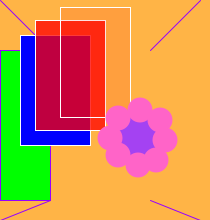
Frame 1 (no input)
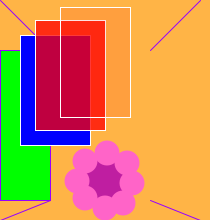
Frame 60 (the mouse pressed at the canvas centre just before this capture)
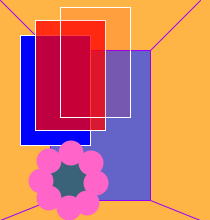
Frame 120 (the mouse held since frame 60 and released just before this capture)

The Processing sketch that drew these frames (run headless with seeded random() and noise(); from frame 60 on, the mouse is pressed at the canvas centre):

// Processing sketch: processing_5839
// ── processing_5839.pde

float x = 140;
float y = 140;
float w = 50;
float h = 50;

float r = 255;
float g = 180;
float b = 70;
float a = 110;

float hartR;
float hartG;
float hartB;

float xspeed = 3;
float yspeed = 1;

void setup()
{
  size(210,220);
  smooth();
  frameRate(30);
}

void draw()
{
  background(r,g,b);
  
  //Teken perspectieflijnen
  stroke(150,0,255);
  line(0,0,50,50);
  line(200,0,150,50);
  line(0,220,50,200);
  line(200,220,150,200);
 
 //Teken gekleurde rechthoeken wanneer:
  if(mouseX > 50 && mouseX < 150)  {
    fill(100,100,200);
    rect(50,50,100,150);                
  } else if(mouseX < 50)  {
    fill(0,255,0);
    rect(0,50,50,150);
}  else if(mouseX > 150)  {
  fill(0,255,255);
  rect(150,50,210,150);
}
  
  //Gekleurde vlakken, steeds doorzichtiger:
  stroke(255);
  fill(0,0,255);
  rect(20,35,b,a);
  fill(r,0,0,191);
  rect(35,20,b,a);
  fill(r,0,0,30);
  rect(60,7,b,a);
  
  //Teken hart bloem
  noStroke();
  hartR = random(r);
  hartG = random(r);
  hartB = random(r);
  fill(hartR,hartG,hartB);
  ellipse(x,y,w,h);
  
  //Tekenbloemblaadjes
  fill(r,100,200);
  ellipse(x-22,y-22,w/2,h/2);
  ellipse(x,y-30,w/2,h/2);
  ellipse(x+16,y+20,w/2,h/2);
  ellipse(x+20,y-20,w/2,h/2);
  ellipse(x-22,y+15,w/2,h/2);
  ellipse(x+25,y,w/2,h/2);
  ellipse(x-30,y-2,w/2,h/2);
  ellipse(x-2,y+25,w/2,h/2);
  
  //Bloem van locatie veranderen door speed
   x = x + xspeed;
   y = y + yspeed;
   
  if((x > 210) || (x < 0)){
    xspeed = xspeed * -1;
   
  }
  //Bloem blijft op het scherm
   y = constrain(y,10,183);
}

void mousePressed()
{
    println("Nu ben ik heel benieuwd.. is het interactief genoeg?");
}
